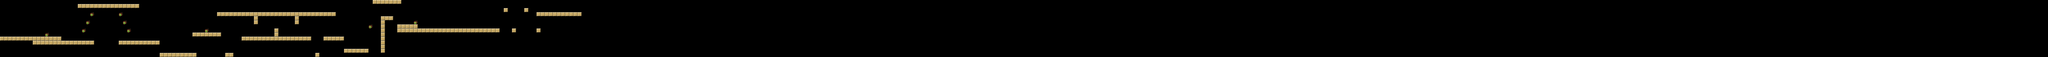

This game map was drawn from its Tiled (.tmx) file and the tilesets committed beside it. A one-line description and the trimmed map source follow:
An orthogonal 500x14 tile map with 32x32 px tiles, 1 tile layer (Tile Layer 1), 2 tilesets.

<map version="1.0" orientation="orthogonal" renderorder="right-down" width="500" height="14" tilewidth="32" tileheight="32">
 <tileset firstgid="1" name="floor1" tilewidth="32" tileheight="32">
  <image source="../images/floor1.png" width="32" height="32" />
 </tileset>
 <tileset firstgid="2" name="powerup1" tilewidth="32" tileheight="32">
  <image source="../images/powerup1.png" width="32" height="32" />
 </tileset>
 <layer name="Tile Layer 1" width="500" height="14">
  <data>[7000 cells, 210 non-empty, 2 distinct tile ids]</data>
 </layer>
</map>
